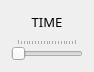
<?xml version="1.0" encoding="UTF-8"?>
<ui version="4.0">
 <class>dlg_trajectory</class>
 <widget class="QDialog" name="dlg_trajectory">
  <property name="geometry">
   <rect>
    <x>0</x>
    <y>0</y>
    <width>94</width>
    <height>72</height>
   </rect>
  </property>
  <property name="windowTitle">
   <string>Dialog</string>
  </property>
  <layout class="QVBoxLayout" name="lyt_main">
   <item>
    <widget class="QLabel" name="lbl_time">
     <property name="enabled">
      <bool>true</bool>
     </property>
     <property name="sizePolicy">
      <sizepolicy hsizetype="Ignored" vsizetype="Minimum">
       <horstretch>0</horstretch>
       <verstretch>0</verstretch>
      </sizepolicy>
     </property>
     <property name="font">
      <font>
       <family>3ds</family>
       <pointsize>10</pointsize>
      </font>
     </property>
     <property name="text">
      <string>TIME</string>
     </property>
     <property name="alignment">
      <set>Qt::AlignCenter</set>
     </property>
    </widget>
   </item>
   <item>
    <widget class="QSlider" name="sld_time">
     <property name="enabled">
      <bool>true</bool>
     </property>
     <property name="sizePolicy">
      <sizepolicy hsizetype="Ignored" vsizetype="Minimum">
       <horstretch>0</horstretch>
       <verstretch>0</verstretch>
      </sizepolicy>
     </property>
     <property name="font">
      <font>
       <family>3ds</family>
      </font>
     </property>
     <property name="cursor">
      <cursorShape>PointingHandCursor</cursorShape>
     </property>
     <property name="toolTip">
      <string>Choose time from
trajectory range.</string>
     </property>
     <property name="maximum">
      <number>100</number>
     </property>
     <property name="pageStep">
      <number>5</number>
     </property>
     <property name="tracking">
      <bool>false</bool>
     </property>
     <property name="orientation">
      <enum>Qt::Horizontal</enum>
     </property>
     <property name="invertedAppearance">
      <bool>false</bool>
     </property>
     <property name="tickPosition">
      <enum>QSlider::TicksAbove</enum>
     </property>
    </widget>
   </item>
  </layout>
 </widget>
 <resources/>
 <connections/>
</ui>
